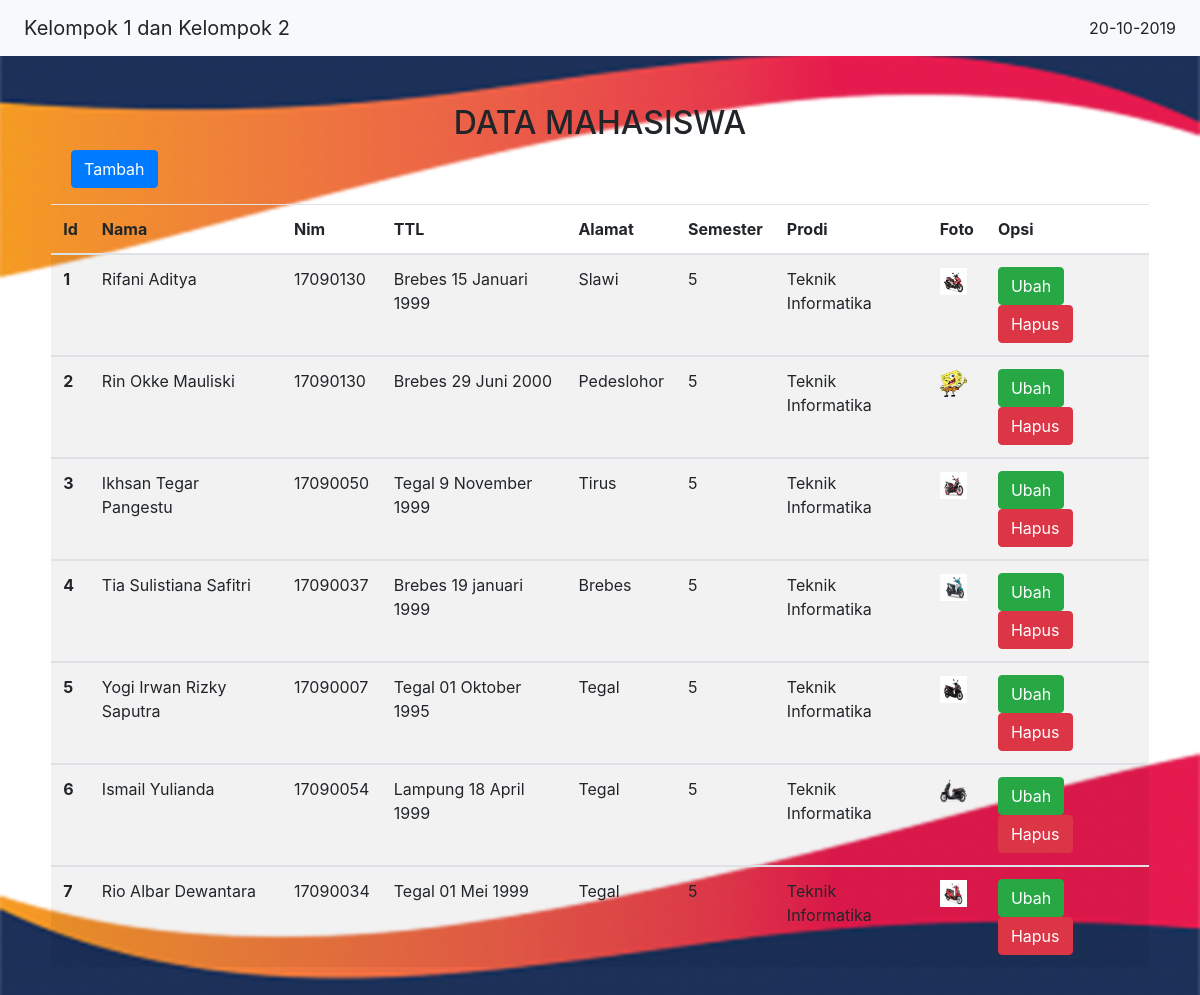
The page / on the database its author committed.
### tables this page shows
CREATE TABLE `mahasiswa` (
  `id` int(5) NOT NULL,
  `nama` varchar(255) NOT NULL,
  `nim` varchar(10) NOT NULL,
  `tempat_tanggal_lahir` varchar(50) NOT NULL,
  `alamat` varchar(255) NOT NULL,
  `semester` varchar(10) NOT NULL,
  `prodi` varchar(50) NOT NULL,
  `foto` varchar(10) NOT NULL
);

### index.php (the view, shortened to what this page needs)
<?php
  include "koneksi.php";
 ?>
<!doctype html>
<html lang="en">
  <head>
    <link rel="stylesheet" type="text/css" href="style.css">
    <link rel="stylesheet" href="https://maxcdn.bootstrapcdn.com/bootstrap/4.0.0/css/bootstrap.min.css">
  </head>
  <body>
    <nav class="navbar navbar-light bg-light justify-content-between">
      <a class="navbar-brand ml-2">Kelompok 1 dan Kelompok 2</a>
      <form class="form-inline">
        <a class="mr-2"><?php echo date('d-m-Y'); ?></a>
      </form>
    </nav>
    <h2 class="text-center mt-5">DATA MAHASISWA</h2>
    <div class="col-lg-10 ml-5">
      <a href="form_tambah.php" class="btn btn-primary ml-2">Tambah</a>
    </div>
    <div class="row justify-content-center">
      <div class="col-lg-11 mb-5 mt-3">
        <table class="table table-striped">
          <thead>
            <tr>
              <th scope="col">Id</th>
              <th scope="col">Nama</th>
              <th scope="col">Nim</th>
              <th scope="col">TTL</th>
              <th scope="col">Alamat</th>
              <th scope="col">Semester</th>
              <th scope="col">Prodi</th>
              <th scope="col">Foto</th>
              <th scope="col">Opsi</th>
            </tr>
          </thead>
          <?php
            $query = "SELECT * FROM mahasiswa";
            $data = $db->prepare($query);
            $data->execute();
            $no = 1;
            while($tampil = $data->fetch(PDO::FETCH_LAZY)){
           ?>
          <tbody>
            <tr>
              <th scope="row"><?php echo $no++; ?></th>
              <td><?php echo $tampil->nama; ?></td>
              <td><?php echo $tampil->nim; ?></td>
              <td><?php echo $tampil->tempat_tanggal_lahir; ?></td>
              <td><?php echo $tampil->alamat; ?></td>
              <td><?php echo $tampil->semester; ?></td>
              <td><?php echo $tampil->prodi; ?></td>
              <td><img src="images/<?php echo $tampil->foto; ?>" width="27" height="27" alt=""></td>
              <td>
                <a href="form_ubah.php?id=<?php echo $tampil->id ?>" class="btn btn-success mr-2">Ubah</a>
                <a onclick="return confirm('HAPUS DATA INI !?')" href="hapus.php?id=<?php echo $tampil->id ?>" class="btn btn-danger">Hapus</a>
              </td>
            </tr>
          </tbody>
        <?php } ?>
        </table>
      </div>
    </div>
  </body>
</html>

### style.css (style rules this page uses)
body { background: url(webb.png) no-repeat fixed; background-size:100% 100%; }

### rows shown on the page
mahasiswa: nama "Rifani Aditya", nim "17090130", tempat_tanggal_lahir "Brebes 15 Januari 1999", alamat "Slawi", semester "5", prodi "Teknik Informatika", foto (picture)
mahasiswa: nama "Rin Okke Mauliski", nim "17090130", tempat_tanggal_lahir "Brebes 29 Juni 2000", alamat "Pedeslohor", semester "5", prodi "Teknik Informatika", foto (picture)
mahasiswa: nama "Ikhsan Tegar Pangestu", nim "17090050", tempat_tanggal_lahir "Tegal 9 November 1999", alamat "Tirus", semester "5", prodi "Teknik Informatika", foto (picture)
mahasiswa: nama "Tia Sulistiana Safitri", nim "17090037", tempat_tanggal_lahir "Brebes 19 januari 1999", alamat "Brebes", semester "5", prodi "Teknik Informatika", foto (picture)
mahasiswa: nama "Yogi Irwan Rizky Saputra", nim "17090007", tempat_tanggal_lahir "Tegal 01 Oktober 1995", alamat "Tegal", semester "5", prodi "Teknik Informatika", foto (picture)
mahasiswa: nama "Ismail Yulianda", nim "17090054", tempat_tanggal_lahir "Lampung 18 April 1999", alamat "Tegal", semester "5", prodi "Teknik Informatika", foto (picture)
mahasiswa: nama "Rio Albar Dewantara", nim "17090034", tempat_tanggal_lahir "Tegal 01 Mei 1999", alamat "Tegal", semester "5", prodi "Teknik Informatika", foto (picture)
